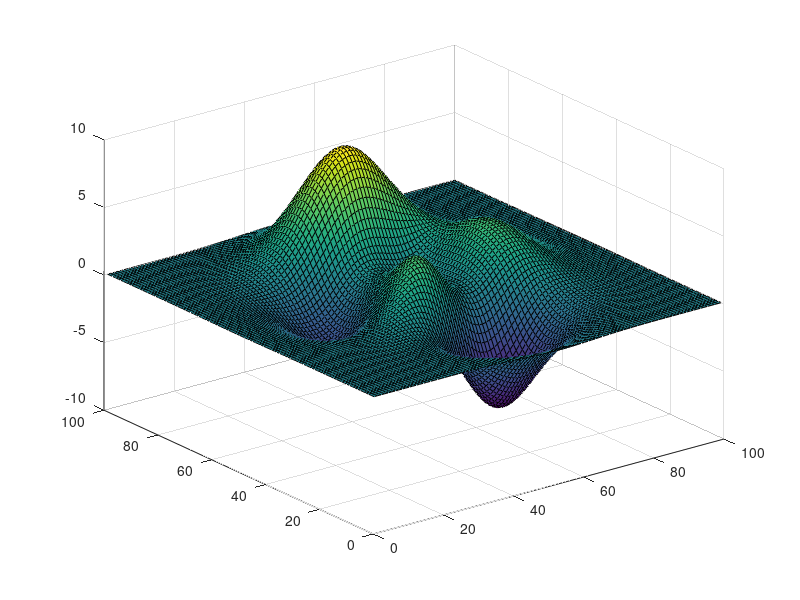
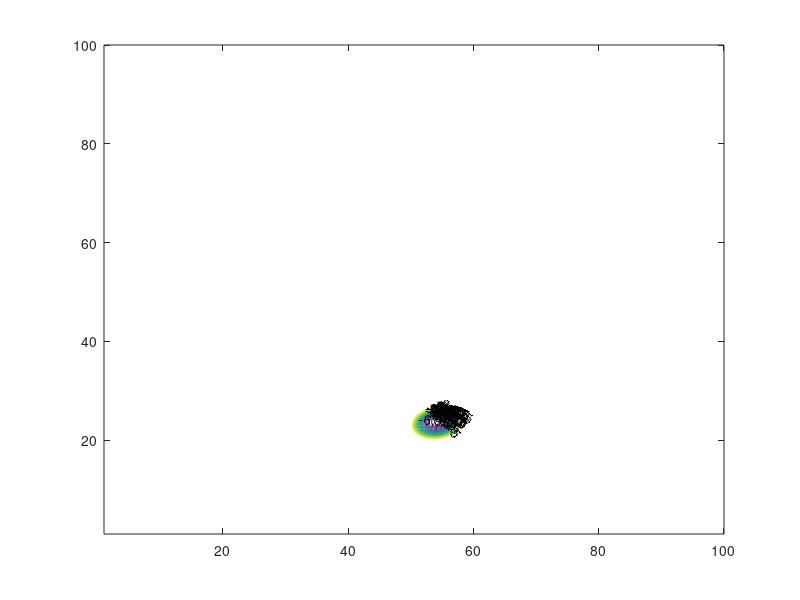

Recreate these plots in MATLAB, in order.
z = peaks(100);

figure(1)
surf(z)

zmin = floor(min(z(:)));
zmax = ceil(min(z(:)));
zinc = (zmax-zmin) / 40;
zlevs = zmin : zinc : zmax;

figure(2)
[C, h] = contour(z, zlevs)
clabel(C, h)
